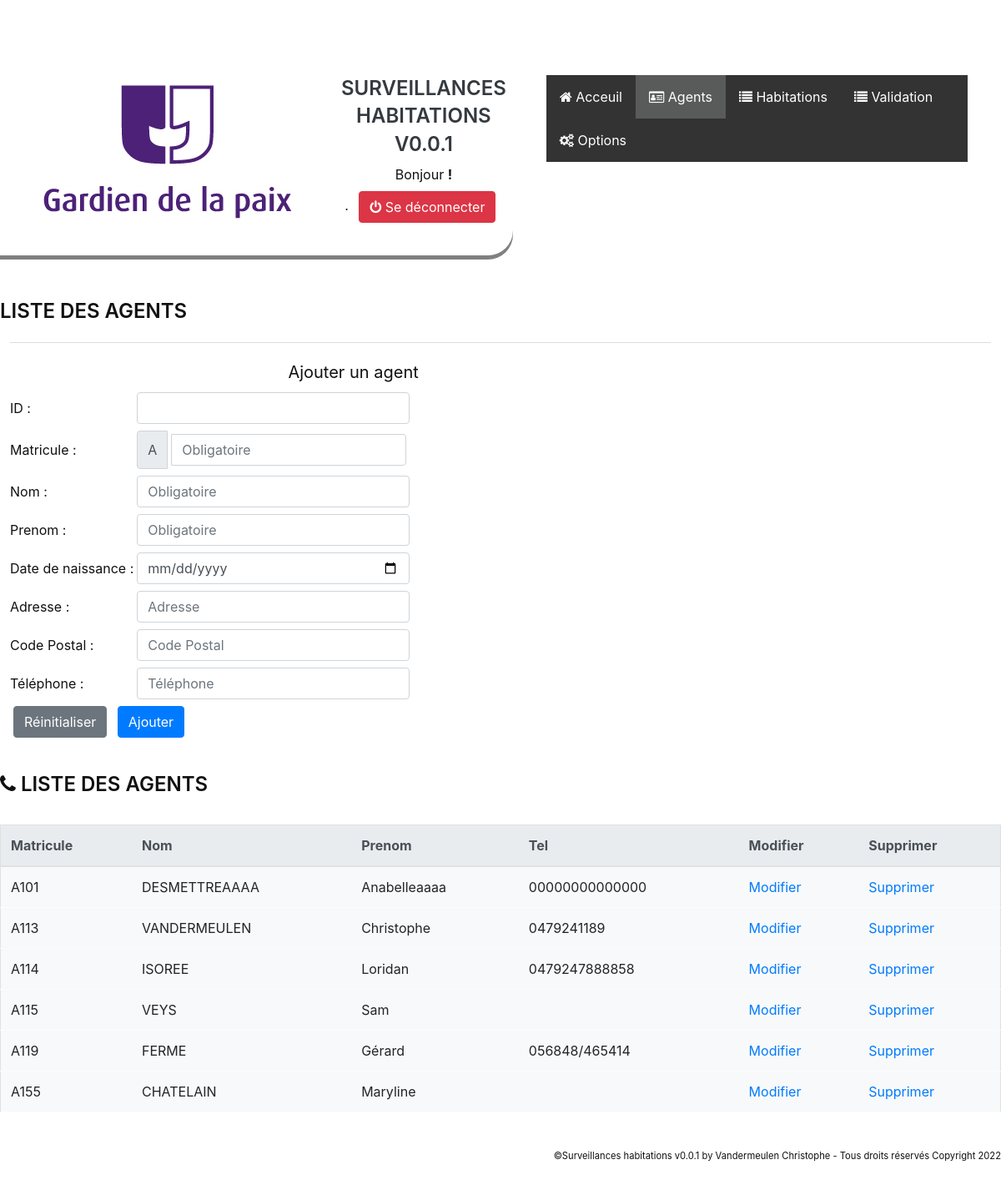
Screenshot of /agents.php with the database file from the repository.
### tables this page shows
CREATE TABLE `agents` (
  `id` int NOT NULL AUTO_INCREMENT,
  `nom` varchar(45) DEFAULT NULL,
  `prenom` varchar(45) DEFAULT NULL,
  `datedenaissance` date DEFAULT NULL,
  `matricule` varchar(45) DEFAULT NULL,
  `adresse` varchar(45) DEFAULT NULL,
  `cp` varchar(45) DEFAULT NULL,
  `tel` varchar(45) DEFAULT NULL,
  `dateupdate` varchar(45) DEFAULT NULL,
  PRIMARY KEY (`id`)
);

### agents.php (the view, shortened to what this page needs)
<?php
require_once('menu.php');
$position = ($_GET['id']) ?? null;
?>
<!DOCTYPE html>
<html lang="en">
<head>
</head>
<body>
    <form action="sauvegarde.php" method="POST" enctype="multipart/form-data">
    <h1>Liste des agents </h1>
        <fieldset>
            <?php if ($position === null) : ?>
                <legend>Ajouter un agent</legend>
            <?php else : ?>
                <legend>Modification d'un agent</legend>
            <?php endif ?>
            <table>
            <div class="m-1">
                <tr>
                    <td>
                        ID :
                    </td>
                    <td><input type="text" class="form-control m-1" name="id" value="<?= $infoagent['id'] ?? '' ?>"></td>
                </tr>
                <tr>
                    <td>Matricule : </td>
                    <td><div class="input-group m-1"><span class="input-group-text" id="basic-addon1">A</span>
                    <input type="number" class="form-control m-1" maxlength="50" name="matricule" required autofocus placeholder="Obligatoire" value="<?= $infoagent['matricule'] ?? '' ?>"></div></td>
                </tr>
                <tr>
                    <td>Nom : </td>
                    <td><input type="text" class="form-control m-1" onkeyup="this.value = this.value.toUpperCase();" maxlength="50" name="lastname" required placeholder="Obligatoire" value="<?= $infoagent['nom'] ?? '' ?>"></td>
                </tr>
                <tr>
                    <td>Prenom : </td>
                    <td><input type="text" class="form-control m-1" onkeyup="this.charAt(0).toUpperCase() + this.slice(1)" maxlength="50" name="firstname" required placeholder="Obligatoire" value="<?= $infoagent['prenom'] ?? '' ?>"></td>
                </tr>
                <tr>
                    <td>Date de naissance : </td>
                    <td><input type="date" class="form-control m-1" maxlength="50" name="date" value="<?= $infoagent['datedenaissance'] ?? '' ?>"></td>
                </tr>
                <tr>
                    <td>Adresse : </td>
                    <td><input type="text" class="form-control m-1" maxlength="50" name="adresse" placeholder="Adresse" value="<?= $infoagent['adresse'] ?? '' ?>"></td>
                </tr>
                <tr>
                    <td>Code Postal : </td>
                    <td><input type="text" class="form-control m-1" maxlength="50" name="cp" placeholder="Code Postal" value="<?= $infoagent['cp'] ?? '' ?>"></td>
                </tr>
                <tr>
                    <td>Téléphone : </td>
                    <td><input type="text" class="form-control m-1" maxlength="50" name="tel" placeholder="Téléphone" value="<?= $infoagent['tel'] ?? '' ?>"></td>
                </tr>
                <table>
                    <tr>
                        <td>
                            <input type="reset" name="bInit" value="Réinitialiser" class="btn btn-secondary m-1" />
                        </td>
                        <td>
                            &nbsp;<input type="submit" name="bAjoutAgent" value="<?= $position ? "Modifier" : "Ajouter" ?>" class="btn btn-primary m-1">
                        </td>
                    </tr>
                </table>
        </fieldset>
    </form>
    <?php
    echo '<div class="right_Side">';
    echo '<h1><i class="fa fa-phone" aria-hidden="true"></i> Liste des agents </h1><br>';
    echo '<table border="1" class="table table-light">';
    echo '<thead class="thead-light">
                                <tr>
                                <th>Matricule</th>
                                <th>Nom</th>
                                <th>Prenom</th>
                                <th>Tel</th>
                                <th>Modifier</th>
                                <th>Supprimer</th>
                                    </tr>
                                </thead>';
    $agents = $db->query('select*from agents order by matricule asc') or die(print_r($db->errorInfo()));
    while ($Infos = $agents->fetch()) {
        echo '<tr>';
        echo '<td>A' . $Infos['matricule'] . '</td>';
        echo '<td>' . $Infos['nom'] . '</td>';
        echo '<td>' . $Infos['prenom'] . '</td>';
        echo '<td>' . $Infos['tel'] . '</td>';
        echo '<td><a href="agents.php?id=' . $Infos['id'] . '">Modifier</a></td>';
        echo '<td><a onclick="return confirm(\'Voulez-vous vraiment supprimer cet élement ?\')" href="agents.php?delagent=' . $Infos['id'] . ' " >Supprimer</a></td></tr>';
    }
    echo '</table><br><br><br>';
    ?>
</body>
</html>

### config.php (shortened to what this page needs)
<!DOCTYPE html>
<html lang="en">
<head>
    <link rel="stylesheet" href="https://cdn.jsdelivr.net/npm/bootstrap@5.2.2/dist/css/bootstrap.min.css">
    <link rel="stylesheet" href="css/style.css">
</head>
<?php
$version = "0.0.1";

### menu.php (shortened to what this page needs)
<?php
require_once('config.php');
require_once('./src/functions.php');
?>
<!DOCTYPE html>
<html lang="fr">
<head>
  <link rel="stylesheet" href="https://cdn.jsdelivr.net/npm/bootstrap@5.2.2/dist/css/bootstrap.min.css">
  <link rel="stylesheet" href="https://stackpath.bootstrapcdn.com/bootstrap/4.3.1/css/bootstrap.min.css">
  <link rel="stylesheet" href="https://cdnjs.cloudflare.com/ajax/libs/font-awesome/4.7.0/css/font-awesome.min.css">
  <link rel="stylesheet" href="https://cdnjs.cloudflare.com/ajax/libs/cookieconsent2/3.1.0/cookieconsent.min.css">
  <link rel="stylesheet" href="css/style.css">
</head>
<body>
  <nav class="navMenu">
    <div class="logo">
      <div class="left_Side">
        <table>
          <tr>
            <tD><img src="gdp.jpg" alt=""></td>
            <td>
              <H1 class="m-2 text-dark">Surveillances habitations v<?=$version?></h1>
              <?php DireBonjour() ?>. <a href="logout.php" class="btn btn-danger m-2"><i class="fa fa-power-off" aria-hidden="true"></i> Se déconnecter</a>
            </td>
        </table>
      </div>
      <div class="right_Side">
        <ul>
          <?= nav_item('/index.php', 'Acceuil', 'fa fa-home aria-hidden=true'); ?>
          <?= nav_item('/agents.php', 'Agents', 'fa fa-id-card-o aria-hidden=true'); ?>
          <?= nav_item('/habitations.php', 'Habitations', 'fa fa-list aria-hidden=true'); ?>
          <?= nav_item('/validation.php', 'Validation', 'fa fa-list aria-hidden=true'); ?>
          <?= nav_item('/options.php', 'Options', 'fa fa-cogs aria-hidden=true'); ?>
        </ul>
      </div>
    </div>
  </nav>
</body>
<footer>
    <p class="copyright">©Surveillances habitations v<?=$version?> by Vandermeulen Christophe - Tous droits réservés Copyright 2022</p>
</footer>
</html>

### src/functions.php (shortened to what this page needs)
    <?php
function DireBonjour()
{
  if (date('G') >= 0 && date('G') < 18) {
    echo 'Bonjour <b>' . htmlspecialchars($_SESSION["username"]) . ' !</b><br />';
  } else {
    echo 'Bonsoir <b>' . htmlspecialchars($_SESSION["username"]) . ' !</b><br />';
  }
}
function nav_item(string $lien, string $titre, string $icone = null): string
{
  $classe = 'nav-item';
  if ($_SERVER['SCRIPT_NAME'] === $lien) {
    $classe .= ' active';
  }
  return '<li class="' . $classe . '"><a href="' . $lien . '"><i class="' . $icone . '"></i>' . '&nbsp;' . $titre . '</a></li>';
}

### css/style.css (style rules this page uses)
* { margin: 0; padding: 0; box-sizing: border-box; }
body { color: #111; }
h1 { font-size: 1.5em; margin-top: 20px; text-transform: uppercase; font-weight: 600; line-height: 1.4em; color: #111; }
ul { list-style-type: none; margin: 0; padding: 0; overflow: hidden; background-color: #333; }
li { float: left; }
li a { display: block; color: white; text-align: center; padding: 14px 16px; text-decoration: none; }
nav { text-align: center; color: #fff; }
.active { background-color: #878d8b73; }
fieldset { display: block; margin: 20px 1%; margin-bottom: 20px; padding: 0 auto; padding: 15px 0; border: 0; border-top: 1px solid #DDD; width: 98%; }
.logo { position: relative; width: 100%; margin: 50px 0; display: grid; grid-template-columns: 0.5fr 2fr; }
.logo .left_Side { position: grid; color: #111; background: #fff; border-top-right-radius: 30px; border-bottom-right-radius: 30px; box-shadow: 0px 5px gray; }
.logo .right_Side { position: relative; padding: 40px; }
body { display: absolute; vertical-align: middle; }
legend { display: table; min-width: 0px; max-width: 70%; position: relative; margin: auto; padding: 5px 20px; color: #111; font-size: 20px; text-align: center; }
footer { position: fixed; bottom: 0; width: 100%; color: #111; text-align: right; line-height: 40px; font-size: 0.7em; }

### rows the page displays
agents: matricule "101", nom "DESMETTREAAAA", prenom "Anabelleaaaa", tel "00000000000000"
agents: matricule "113", nom "VANDERMEULEN", prenom "Christophe", tel "0479241189"
agents: matricule "114", nom "ISOREE", prenom "Loridan", tel "0479247888858"
agents: matricule "115", nom "VEYS", prenom "Sam"
agents: matricule "119", nom "FERME", prenom "Gérard", tel "056848/465414"
agents: matricule "155", nom "CHATELAIN", prenom "Maryline"

### other values shown
$version "0.0.1"
$titre "Acceuil Agents Habitations Validation Options"
